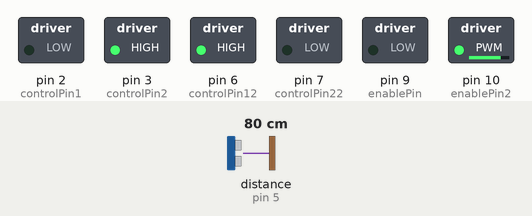
Simulated run of this sketch. Board: Arduino Uno, built with avr-gcc and run on an emulated ATmega328P. On the bench: switched loads named in the sketch (green lamp = pin HIGH). Wiring (inferred from the names in the program): ultrasonic range finder: trigger pin 4; echo pin 5. The test bench sets the inputs (shaded band); at power-on: distance to the obstacle (sensor on pin 5) 80 cm. The echo pulse lasts 58.3 µs per cm; pins used as bus, display or sensor lines are not drawn; what the sketch prints to the serial monitor is not drawn.

Above: at 0.1 s.
Timing chart, 0 to 1.6 s (numbered marks = the images above):
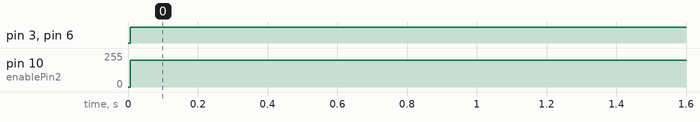

The sketch:

dc_motors_and_ultrasonic.ino
```cpp
// VARIABLES DEFINITION ----------------------------
// 2, 3, 9 is the left motor
const int controlPin1 = 2; // aangesloten aan pin 7 van de H-bridge
const int controlPin2 = 3; // aangesloten aan pin 2 van de H-bridge
const int enablePin = 9;   // aangesloten aan pin 1 van de H-bridge

// 6, 7, 10 is the right motor
const int controlPin12 = 6; // aangesloten aan pin 15 van de H-bridge
const int controlPin22 = 7; // aangesloten aan pin 10 van de H-bridge
const int enablePin2 = 10;   // aangesloten aan pin 9 van de H-bridge

const int trigPin =  4;
const int echoPin =  5;
long duration;
float dist;

// other default values
int timeout = 50; // in ms
int defaultSpeed = 200;

void setup(){
  // zeg welke 'pin' invoer en uitvoer is
  pinMode(controlPin1, OUTPUT);
  pinMode(controlPin2, OUTPUT);
  pinMode(enablePin, OUTPUT);
  pinMode(controlPin12, OUTPUT);
  pinMode(controlPin22, OUTPUT);
  pinMode(enablePin2, OUTPUT);
  pinMode(trigPin, OUTPUT);
  pinMode(echoPin, INPUT);
  Serial.begin(9600);

  setMotors(1,0,1,0);
}


void loop(){
  dist=getDistance();
  Serial.println(dist);
  // if(dist > 30)
  // {
  //   setMotors(1, defaultSpeed, 1, defaultSpeed);
  // }
  // else
  // {
  //   // setMotors(1,0,1,0);
  //   goAroundObstacle();
  // }
  // delay(50);

  setMotors(0, 0, 0, defaultSpeed);
}


// CAR CONTROL FUNCTIONS ----------------------

// void goAroundObstacle() {
//   while() {

//   }
// }

void goFowards(int speed) {
  setMotors(1, speed, 1, speed);
}

void goBackwards (int speed) {
  setMotors(0, speed, 0, speed);
}

void stop() {
  setMotors(1, 0, 1, 0);
}

void setMotors(int r1, int s1, int r2, int s2) {
  // forward -> r1 = 1
  if(r1 == 1) {
    digitalWrite(controlPin1, HIGH);
    digitalWrite(controlPin2, LOW);

  }
  else {
    digitalWrite(controlPin1, LOW);
    digitalWrite(controlPin2, HIGH);
  }

  // foward -> r2 = 1
  if(r2 == 1) {
    digitalWrite(controlPin12, LOW);
    digitalWrite(controlPin22, HIGH);
  }
  else {
    digitalWrite(controlPin12, HIGH);
    digitalWrite(controlPin22, LOW);
  }

  // sets the speed
  analogWrite(enablePin,  s1);
  analogWrite(enablePin2, s2);
}

// ULTRASONIC FUNCTIONS -------------------
long getDistance() {
  //  pinMode(trigPin, OUTPUT);
   digitalWrite(trigPin, LOW);
   delayMicroseconds(5);
   digitalWrite(trigPin, HIGH);
   delayMicroseconds(10);
   digitalWrite(trigPin, LOW);
  //  pinMode(echoPin, INPUT);

  // time out is optional and in ms, duration is in ms
   duration = pulseIn(echoPin, HIGH);

  //  Serial.println(duration);

   // returns in cm
  dist = duration * 0.017;
  //  return float (duration/2000) * 340;
  return dist;
}
```

Measured:
- by itself, pin 3 (controlPin2), pin 6 (controlPin12): LOW → HIGH at 0.01 s
- by itself, pin 10 (enablePin2): 0/255 → 200/255 at 0.01 s
